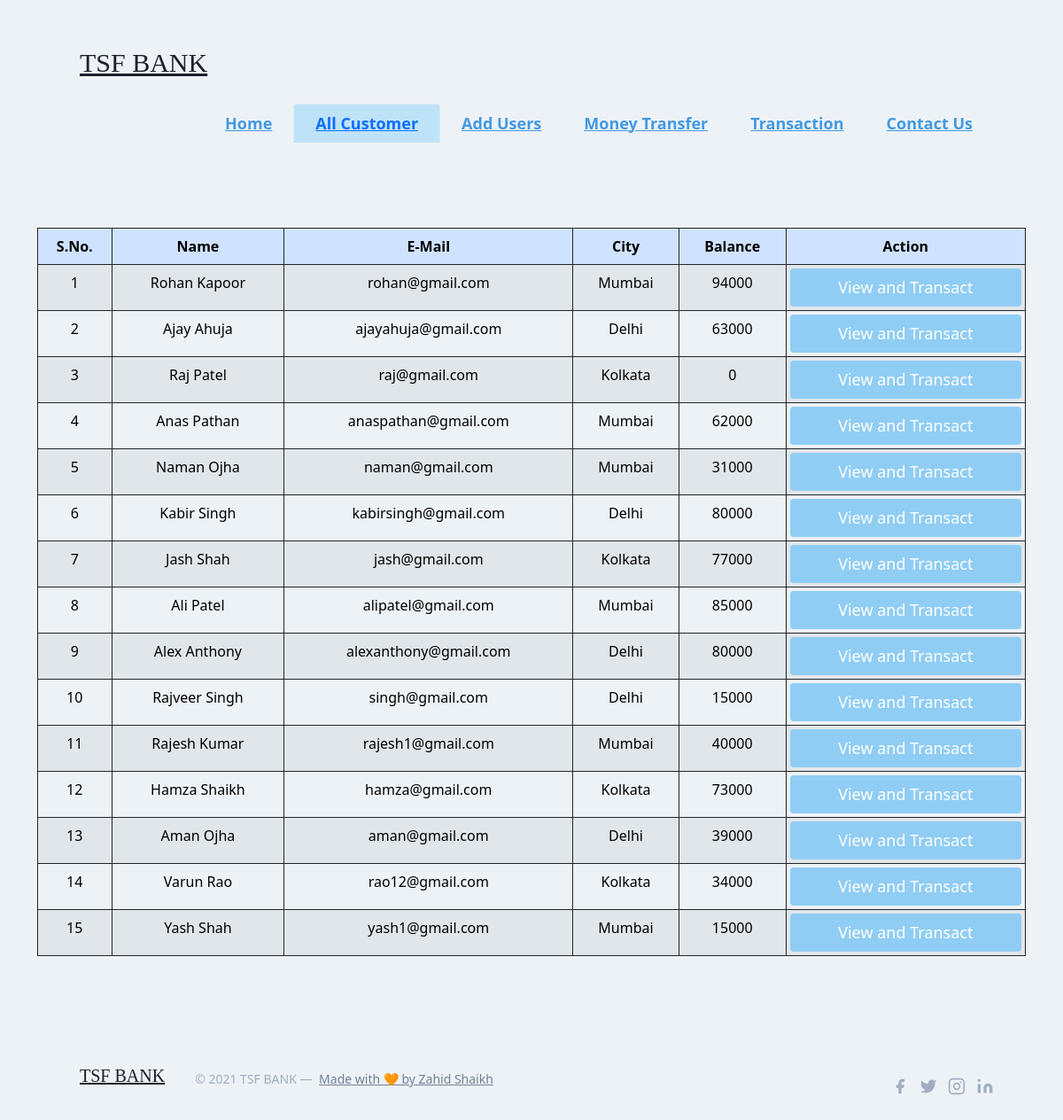
/customer.php, run on the app's committed database.
### tables this page shows
CREATE TABLE `users` (
  `id` int(3) NOT NULL,
  `name` text NOT NULL,
  `email` varchar(30) NOT NULL,
  `city` varchar(8) NOT NULL,
  `balance` int(8) NOT NULL
);

### customer.php (the view, shortened to what this page needs)
<!doctype html>
<html lang="en">
<head>
    <link href="https://unpkg.com/tailwindcss@1.2.0/dist/tailwind.min.css" rel="stylesheet">
    <link href="https://cdn.jsdelivr.net/npm/bootstrap@5.0.0-beta1/dist/css/bootstrap.min.css" rel="stylesheet">
    <link rel="stylesheet" href="styles.css">
</head>
<body class="bg-gray-200">
<?php
    include 'connect.php';
    $sql = "SELECT * FROM users";
    $result = mysqli_query($conn, $sql);
    ?>
<header class="text-gray-600 body-font header">
        <div class="container mx-auto flex flex-wrap p-5 flex-col md:flex-row items-center">
          <a class="flex title-font font-medium items-center text-gray-900 mb-4 md:mb-0">
            <span class="ml-3 text-3xl font-serif">TSF BANK</span>
          </a>
          <nav class="md:ml-auto flex flex-wrap items-center text-base justify-center">
          <a class="inline-block py-2 px-4 text-blue-500 hover:text-blue-800 font-semibold hover:bg-blue-200 rounded text-lg" href="index.php">Home</a>
          <a class="bg-blue-200 text-lg inline-block border-l border-t border-r rounded-t py-2 px-4 text-black-700 font-semibold" href="customer.php">All Customer</a>
          <a class="inline-block py-2 px-4 text-blue-500 hover:text-blue-800 font-semibold hover:bg-blue-200 rounded text-lg" href="add.php">Add Users</a>
          <a class="inline-block py-2 px-4 text-blue-500 hover:text-blue-800 font-semibold hover:bg-blue-200 rounded text-lg" href="users.php?id=%203">Money Transfer</a>
            <a class="inline-block py-2 px-4 text-blue-500 hover:text-blue-800 font-semibold hover:bg-blue-200 rounded text-lg" href="history.php">Transaction</a>
            <a class="inline-block py-2 px-4 text-blue-500 hover:text-blue-800 font-semibold hover:bg-blue-200 rounded text-lg" href="contact.php">Contact Us</a>
          </nav>
        </div>
      </header>
      <div class="container py-5">
        <div class="row text-center">
            <div class="col text-center">
                <div class="table-responsive-sm">
                    <table class="table table-hover table-striped table-sm table-bordered border-dark">
                        <thead style="color : black;" class="table-primary table-bordered border-dark">
                            <tr>
                                <th scope="col" class="text-center py-2">S.No.</th>
                                <th scope="col" class="text-center py-2">Name</th>
                                <th scope="col" class="text-center py-2">E-Mail</th>
                                <th scope="col" class="text-center py-2">City</th>
                                <th scope="col" class="text-center py-2">Balance</th>
                                <th scope="col" class="text-center py-2">Action</th>
                            </tr>
                        </thead>
                        <tbody>
                            <?php
                            while ($rows = mysqli_fetch_assoc($result)) {
                            ?>
                                <tr style="color : black;">
                                    <td class="text-center py-2">
                                        <?php echo $rows['id'] ?>
                                    </td>
                                    <td class="text-center py-2">
                                        <?php echo $rows['name'] ?>
                                    </td>
                                    <td class="text-center py-2">
                                        <?php echo $rows['email'] ?>
                                    </td>
                                    <td class="text-center py-2">
                                        <?php echo $rows['city'] ?>
                                    </td>
                                    <td class="text-center py-2">
                                        <?php echo $rows['balance'] ?>
                                    </td>
                                    <td><a href="users.php?id= <?php echo $rows['id']; ?>"> <button class="w-full rounded-full text-gray-100 text-white bg-blue-300 border-0 py-2 focus:outline-none hover:bg-blue-600 rounded text-lg">View and Transact</button></a></td>
                                </tr>
                            <?php
                            }
                            ?>
                        </tbody>
                    </table>
                </div>
            </div>
        </div>
    </div>
<footer class="text-gray-600 body-font footer">
    <div class="container px-5 py-8 mx-auto flex items-center sm:flex-row flex-col">
      <a class="flex title-font font-medium items-center md:justify-start justify-center text-gray-900">
        <span class="ml-3 text-xl font-serif">TSF BANK</span>
      </a>
      <p class="text-sm text-gray-500 sm:ml-4 sm:pl-4 sm:border-l-2 sm:border-gray-200 sm:py-2 sm:mt-0 mt-4">© 2021 TSF BANK —
        <a href="#" class="text-gray-600 ml-1" rel="noopener noreferrer" target="_blank">Made with 🧡 by Zahid Shaikh</a>
      </p>
      <span class="inline-flex sm:ml-auto sm:mt-0 mt-4 justify-center sm:justify-start">
        <a class="text-gray-500">
          <svg fill="currentColor" stroke-linecap="round" stroke-linejoin="round" stroke-width="2" class="w-5 h-5" viewBox="0 0 24 24">
            <path d="M18 2h-3a5 5 0 00-5 5v3H7v4h3v8h4v-8h3l1-4h-4V7a1 1 0 011-1h3z"></path>
          </svg>
        </a>
        <a class="ml-3 text-gray-500">
          <svg fill="currentColor" stroke-linecap="round" stroke-linejoin="round" stroke-width="2" class="w-5 h-5" viewBox="0 0 24 24">
            <path d="M23 3a10.9 10.9 0 01-3.14 1.53 4.48 4.48 0 00-7.86 3v1A10.66 10.66 0 013 4s-4 9 5 13a11.64 11.64 0 01-7 2c9 5 20 0 20-11.5a4.5 4.5 0 00-.08-.83A7.72 7.72 0 0023 3z"></path>
          </svg>
        </a>
        <a class="ml-3 text-gray-500">
          <svg fill="none" stroke="currentColor" stroke-linecap="round" stroke-linejoin="round" stroke-width="2" class="w-5 h-5" viewBox="0 0 24 24">
            <rect width="20" height="20" x="2" y="2" rx="5" ry="5"></rect>
            <path d="M16 11.37A4 4 0 1112.63 8 4 4 0 0116 11.37zm1.5-4.87h.01"></path>
          </svg>
        </a>
        <a class="ml-3 text-gray-500">
          <svg fill="currentColor" stroke="currentColor" stroke-linecap="round" stroke-linejoin="round" stroke-width="0" class="w-5 h-5" viewBox="0 0 24 24">
            <path stroke="none" d="M16 8a6 6 0 016 6v7h-4v-7a2 2 0 00-2-2 2 2 0 00-2 2v7h-4v-7a6 6 0 016-6zM2 9h4v12H2z"></path>
            <circle cx="4" cy="4" r="2" stroke="none"></circle>
          </svg>
        </a>
      </span>
    </div>
  </footer>
</body>
</html>

### data on the page
users: id "1", name "Rohan Kapoor", email "rohan@gmail.com", city "Mumbai", balance "94000"
users: id "2", name "Ajay Ahuja", email "ajayahuja@gmail.com", city "Delhi", balance "63000"
users: id "3", name "Raj Patel", email "raj@gmail.com", city "Kolkata", balance "0"
users: id "4", name "Anas Pathan", email "anaspathan@gmail.com", city "Mumbai", balance "62000"
users: id "5", name "Naman Ojha", email "naman@gmail.com", city "Mumbai", balance "31000"
users: id "6", name "Kabir Singh", email "kabirsingh@gmail.com", city "Delhi", balance "80000"
users: id "7", name "Jash Shah", email "jash@gmail.com", city "Kolkata", balance "77000"
users: id "8", name "Ali Patel", email "alipatel@gmail.com", city "Mumbai", balance "85000"
users: id "9", name "Alex Anthony", email "alexanthony@gmail.com", city "Delhi", balance "80000"
users: id "10", name "Rajveer Singh", email "singh@gmail.com", city "Delhi", balance "15000"
users: id "11", name "Rajesh Kumar", email "rajesh1@gmail.com", city "Mumbai", balance "40000"
users: id "12", name "Hamza Shaikh", email "hamza@gmail.com", city "Kolkata", balance "73000"
users: id "13", name "Aman Ojha", email "aman@gmail.com", city "Delhi", balance "39000"
users: id "14", name "Varun Rao", email "rao12@gmail.com", city "Kolkata", balance "34000"
users: id "15", name "Yash Shah", email "yash1@gmail.com", city "Mumbai", balance "15000"
